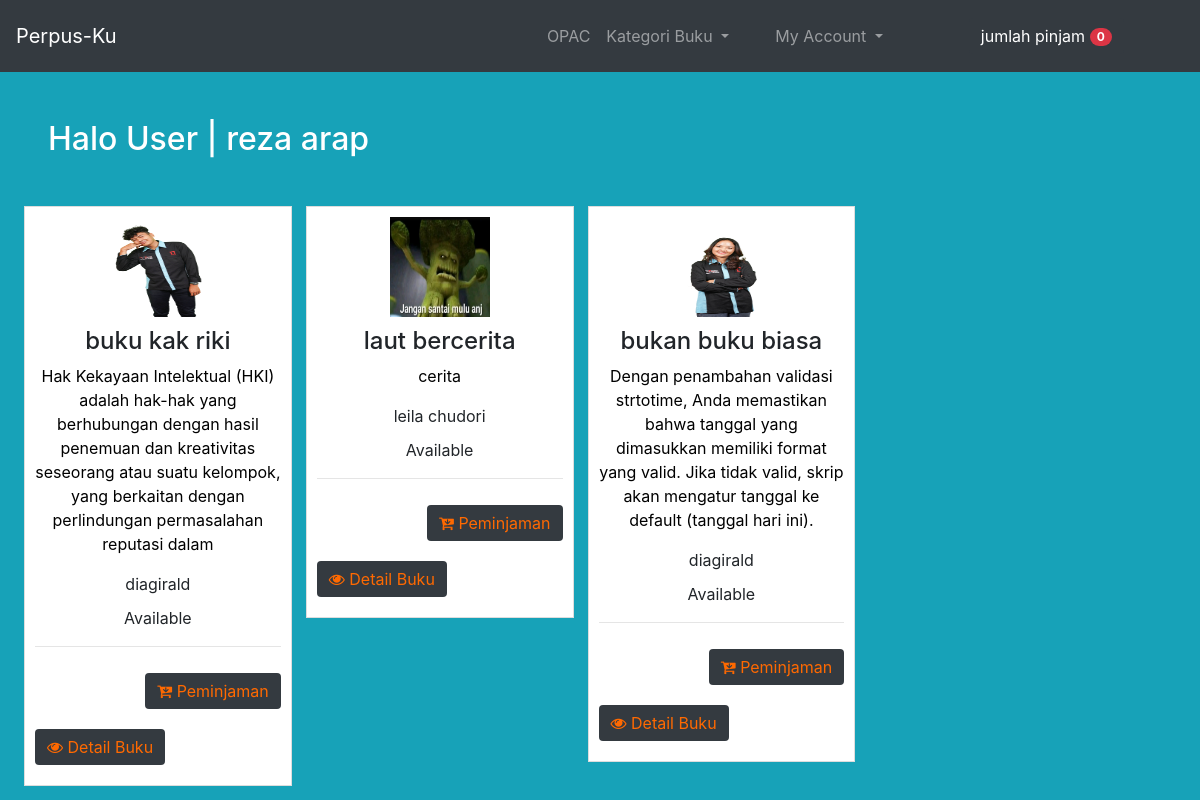
Page /index.php (signed in) on the committed database.
### tables this page shows
CREATE TABLE `tb_buku` (
  `id` int(11) NOT NULL,
  `judul_buku` varchar(200) NOT NULL,
  `id_kat` int(11) NOT NULL,
  `buku_penulis` varchar(200) NOT NULL,
  `tahun_terbit` int(11) NOT NULL,
  `buku_cover` varchar(200) NOT NULL,
  `deskripsi_buku` varchar(200) NOT NULL,
  `isbn_buku` varchar(200) NOT NULL,
  `status` varchar(200) NOT NULL DEFAULT 'Available'
);

### index.php (the view, shortened to what this page needs)
<?php include('inc/header.php');
?>
<?php
include('inc/nav.php');
include('config/db.php');
$userName = isset($_SESSION['user_name']) ? $_SESSION['user_name'] : '';
?>
<h2 class="mt-5 ml-5 text-white">Halo User | <?php echo $userName?></h2>
<div class="content mt-5">
    <ul class="rig columns-4">
        <?php
        $sql = "SELECT * FROM tb_buku";
        $result = mysqli_query($koneksi, $sql);
        if ($result) {
            if (mysqli_num_rows($result) > 0) {
                while ($row = mysqli_fetch_assoc($result)) {
                    ?>
                    <li>
                        <a href="#"><img class="product-image" style="max-width: 100px; max-height: 100px;" src="image/<?php echo $row["buku_cover"]; ?>"></a>
                        <h4><?php echo $row['judul_buku'] ?></h4>
                        <p><?php echo $row['deskripsi_buku'] ?></p>
                        <div class="penerbit"> <?php echo $row['buku_penulis'] ?></div>
                        <div class="status"><?php echo $row['status'] ?></div>
                        <hr>
                        <?php
                        $status = $row['status'];
                        if ($status == 'Available') : ?>
                            <button class="btn btn-default btn-xs pull-right" type="submit" name="submit">
                                <a href="peminjaman.php?id=<?php echo $row['id'] ?>">
                                    <i class="fa fa-cart-arrow-down"></i> Peminjaman
                                </a>
                            </button>
                        <?php else : ?>
                            <button class="btn btn-default btn-xs pull-right" type="button" disabled>
                                <i class="fa fa-cart-arrow-down"></i> Sedang Dipinjam
                            </button>
                        <?php endif; ?>
                        <button class="btn btn-default btn-xs pull-left" type="button">
                            <a href="detail.php?id=<?php echo $row['id'] ?>">
                                <i class="fa fa-eye"></i> Detail Buku
                            </a>
                        </button>
                    </li>
                <?php
                }
            } else {
                echo "<h1 class='text-center text-white'>Buku Sedang Kosong</h1>";
            }
        } else {
            echo "Error: " . mysqli_error($koneksi);
        }
        ?>
    </ul>
</div>
<?php include('inc/footer.php'); ?>

### inc/header.php (shortened to what this page needs)
<!DOCTYPE html>
<html>
<head>
	<link rel="stylesheet" href="https://maxcdn.bootstrapcdn.com/bootstrap/4.0.0/css/bootstrap.min.css">
	<link rel="stylesheet" href="https://maxcdn.bootstrapcdn.com/font-awesome/4.7.0/css/font-awesome.min.css">
	<link rel="stylesheet" href="style.css">
</head>
<body class="bg-info">

### inc/nav.php (shortened to what this page needs)
<nav class="navbar navbar-expand-sm bg-dark navbar-dark">
  <a class="navbar-brand" href="#">Perpus-Ku</a>
  <ul class="navbar-nav ml-auto">
    <li class="nav-item mt-2">
      <a class="nav-link" href="index.php">OPAC</a>
    </li>
    <li class="nav-item dropdown mt-2">
      <a class="nav-link dropdown-toggle" id="navbardrop" data-toggle="dropdown" href="#">
		Kategori Buku
	</a>
    </li>
    <li class="nav-item dropdown mt-2">
        <a class="nav-link dropdown-toggle" href="#" id="navbardrop" data-toggle="dropdown">
            My Account
        </a>
      </li>
    <div class='text-right ml-5'>
    <li class="nav-item dropdown">
              <div class="dropdown">
				    <button type="button" class="btn btn-info" data-toggle="dropdown">
						<?php
						$pinjam = $_SESSION['pinjam'] ?? [];
						$count = count($pinjam ?? []) ;
						?>
				      jumlah pinjam <span class="badge badge-pill badge-danger">
						<?php echo $count?>
					 </span>
				    </button>
				</div>
    </li>
    </div>
  </ul>
</nav>

### inc/footer.php
</body>
</html>

### style.css (style rules this page uses)
.penerbit { margin-bottom: 10px; }
a { color: #ff6900; }
*, *:before, *:after { box-sizing: border-box; }
.content { grid-column: 1; }
body { background: #fff; }
ul.rig { list-style: none; font-size: 0px; margin-left: -2.5%; }
ul.rig li { display: inline-block; padding: 10px; background: #fff; border: 1px solid #ddd; font-size: 16px; font-size: 1rem; vertical-align: top; box-shadow: 0 0 0px #000000; box-sizing: border-box; -moz-box-sizing: border-box; -webkit-box-sizing: border-box; margin-left: 14px; }
ul.rig li img { max-width: 60%; height: auto; margin: 0 0 10px; }
ul.rig li p { font-size: 1em; line-height: 1.5em; color: #000000; }
ul.rig.columns-4 li { width: 22.5%; text-align: Center; }
.dropdown { float: right; padding-right: 30px; }
.btn { border: 0px; margin: 10px 0px; box-shadow: none !important; }
.product-image { height: 150px !important; width: 100px !important; }
.btn { border: 0px; margin: 10px 0px; box-shadow: none !important; background: #343a40; color: white; }

### rows in the picture
tb_buku: buku_cover (picture), judul_buku "buku kak riki", deskripsi_buku "Hak Kekayaan Intelektual (HKI) adalah hak-hak yang berhubungan dengan hasil penemuan dan kreativitas seseorang atau suatu kelompok, yang berkaitan dengan perlindungan permasalahan reputasi dalam", buku_penulis "diagirald", status "Available"
tb_buku: buku_cover (picture), judul_buku "laut bercerita", deskripsi_buku "cerita", buku_penulis "leila chudori", status "Available"
tb_buku: buku_cover (picture), judul_buku "bukan buku biasa", deskripsi_buku "Dengan penambahan validasi strtotime, Anda memastikan bahwa tanggal yang dimasukkan memiliki format yang valid. Jika tidak valid, skrip akan mengatur tanggal ke default (tanggal hari ini).", buku_penulis "diagirald", status "Available"

### other values in the picture
$count "0"
$userName "reza arap"
